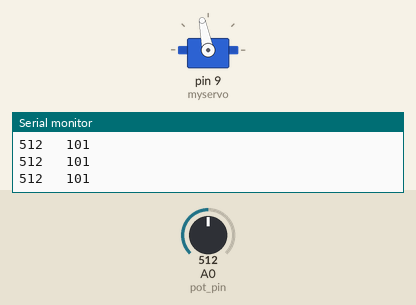
Simulated run of this sketch. Board: Arduino Uno, built with avr-gcc and run on an emulated ATmega328P. Parts: servo, the last lines printed to the serial monitor. The inputs (shaded band) are chosen by the test bench; at power-on: A0 (pot_pin) = 512.

Above: at 1.2 s.
1.3 s: A0 (pot_pin) set to 716
At 1.9 s:
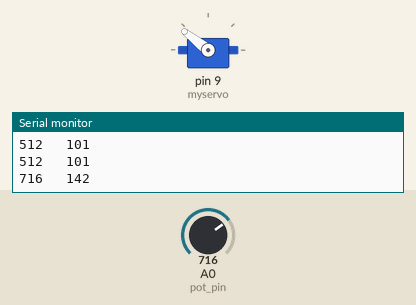
3.0 s: A0 (pot_pin) set to 900
At 4.2 s:
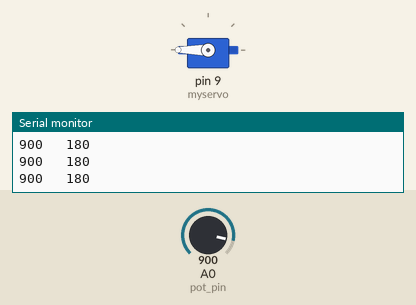
4.5 s: A0 (pot_pin) set to 306
At 5.7 s:
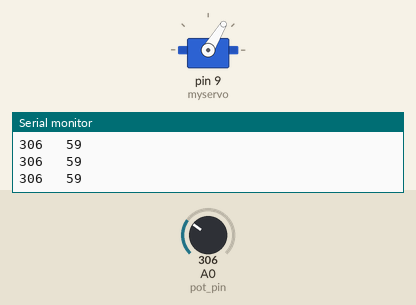
6.0 s: A0 (pot_pin) set to 122
At 6.9 s:
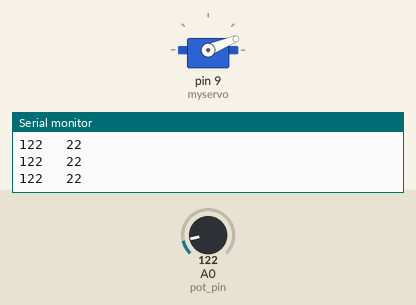
7.5 s: A0 (pot_pin) set to 0
At 8.2 s:
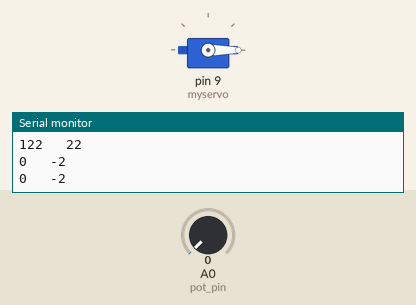
9.0 s: A0 (pot_pin) set to 511
At 9.4 s:
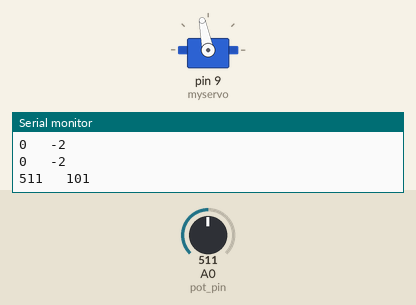
Timing chart, 0 to 11.5 s (numbered marks = the images above; inputs shaded):
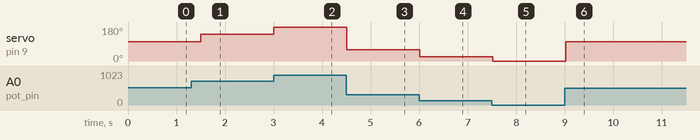

Measured:
- after the input at 1.3 s, servo on pin 9 (myservo): 101° → 142° after 0.20 s
- after the input at 3.0 s, servo on pin 9 (myservo): 142° → 180° at once
- after the input at 4.5 s, servo on pin 9 (myservo): 180° → 59° at once
- after the input at 6.0 s, servo on pin 9 (myservo): 59° → 22° at once
- after the input at 7.5 s, servo on pin 9 (myservo): 22° → 0° at once
- after the input at 9.0 s, servo on pin 9 (myservo): 0° → 101° at once

The sketch:

lab5_4711_367_.ino
```cpp
#include <Servo.h>    // include Servo library functions
Servo myservo;        // create servo object to control a servo

int pot_pin = 0;      // analog pin used to connect the potentiometer
int pot_val;          // variable to read the value from the analog pin
int servo_pos;        // variable to read the value from the analog pin

void setup() {
  myservo.attach(9);  // attaches the servo on pin 9
  Serial.begin(9600); // initialize serial port
}

void loop() {
  pot_val   = analogRead(pot_pin);           // read value of potentiometer (value from 0 to 1023)
  servo_pos = map(pot_val, 10, 900 , 0, 180); // scale it to control the servo (value from 0 to 180)
  myservo.write(servo_pos);                  // set the servo position according to the scaled value
  delay(250);                                // wait for the servo to get there
  Serial.print(pot_val);                     // print values in serial monitor window
  Serial.print("   ");
  Serial.println(servo_pos);
}
```
